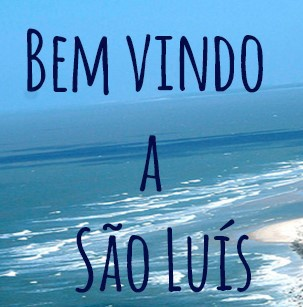
#> input picture ocr3.png, 303 x 307 px, found by its file name
$ jupyter execute --allow-errors teste-pdf.ipynb
#> lines starting #> are read from the running program, lines starting #| are printed output that depends on the picture; after the words box and inside, x2 and y2 are one past the last pixel; in counts of white or black regions, pixels touching at a corner belong together
[cell 1]
# Importando o módulo Pillow para abrir a imagem no script
from PIL import Image

# Módulo para a utilização da tecnologia OCR
import pytesseract as ocr

# Extraindo o texto da imagem
print( ocr.image_to_string(Image.open('ocr3.png'), lang='por'))
#> (this line was passed over: pytesseract is not available in this run)
#> further down, imagem is the input picture: PIL image 303x307 RGB; mean R, G, B 92.2, 153.5, 193.5
#> `npimagem[:, :, 0] = 0`:
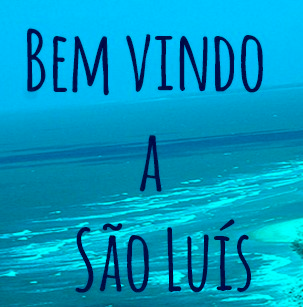
#> npimagem: shape (307, 303, 3); mean R, G, B 0, 153.5, 193.5
#> `npimagem[:, :, 2] = 0`:
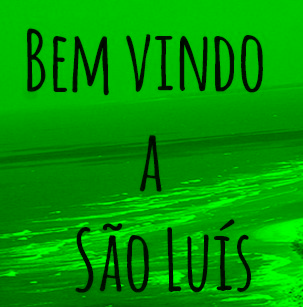
#> npimagem: shape (307, 303, 3); mean R, G, B 0, 153.5, 0
#> `im = cv2.cvtColor(npimagem, cv2.COLOR_RGB2GRAY)`:
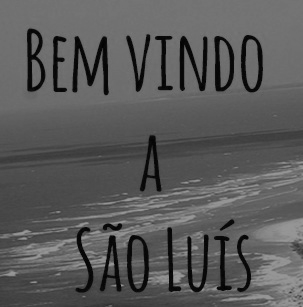
#> im: shape (307, 303); min 0, max 150, mean 90.1
#> `ret, thresh = cv2.threshold(im, 127, 255, cv2.THRESH_BINARY | cv2.THRE..`:
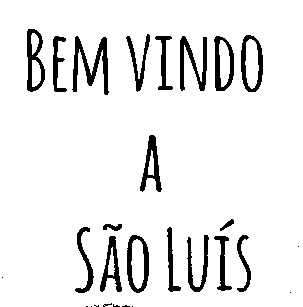
#> thresh: shape (307, 303); 91.9% white; 28 black regions (10 under 20 px), largest, box (x1, y1, x2, y2) and area: (72, 36, 109, 95) 829, (180, 36, 207, 91) 621, (27, 29, 45, 92) 552
#> `ret, thresh = cv2.threshold(im, 127, 255, cv2.THRESH_BINARY | cv2.THRE..`: ret = 55

[cell 2]
# Importando o módulo para a utilização da tecnologia OCR
import textract

# Extraindo o texto da imagem
#> (the rest of this cell did not finish here and is left out)

[cell 3]
# Importando os módulos para a utilização da tecnologia OCR
import pytesseract as ocr
import numpy as np
import cv2

from PIL import Image

#> (the rest of this cell did not finish here and is left out)
